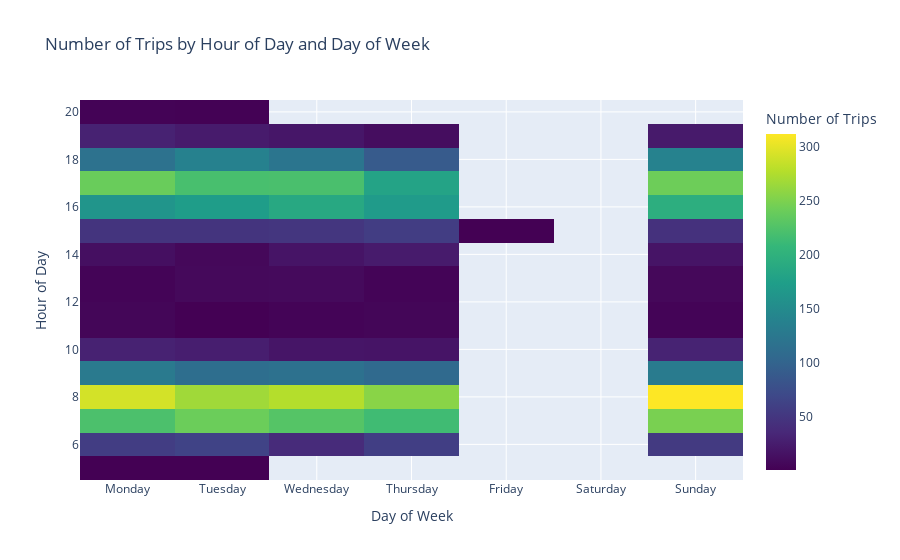

The code cell stored with this chart in its notebook:
### Code cell
# Sorting columns
df = df.sort_values(by=['day_of_week', 'hour_of_day'])
# Pivot the data
heatmap_data = df.pivot_table(
    index='hour_of_day', columns='day_of_week', values='num_trips_hour_day', aggfunc='sum'
)

days_of_week_order = ['Monday', 'Tuesday', 'Wednesday', 'Thursday', 'Friday', 'Saturday', 'Sunday']
heatmap_data = heatmap_data.reindex(sorted(df['hour_of_day'].unique()), columns=days_of_week_order)

# Create the Plotly heatmap trace
heatmap_trace = go.Heatmap(
    z=heatmap_data.values,
    x=days_of_week_order,
    y=sorted(df['hour_of_day'].unique()),
    colorscale='Viridis',
    colorbar=dict(title='Number of Trips')
)

# Set layout
layout = go.Layout(
    title='Number of Trips by Hour of Day and Day of Week',
    xaxis=dict(title='Day of Week', automargin=True),
    yaxis=dict(title='Hour of Day', automargin=True),
    width=900,  # Set the width to your desired value
)

# Create the figure and add the trace
fig = go.Figure(data=[heatmap_trace], layout=layout)

# Show the plot
fig.show()

### Figure 1 — Plotly figure (JSON) as saved in the notebook; plotly's stock layout.template omitted (floating-point values rounded to 4 significant figures)
{"data": [{"colorbar": {"title": {"text": "Number of Trips"}}, "colorscale": [[0, "#440154"], [0.1111, "#482878"], [0.2222, "#3e4989"], [0.3333, "#31688e"], [0.4444, "#26828e"], [0.5556, "#1f9e89"], [0.6667, "#35b779"], [0.7778, "#6ece58"], [0.8889, "#b5de2b"], [1, "#fde725"]], "type": "heatmap", "x": ["Monday", "Tuesday", "Wednesday", "Thursday", "Friday", "Saturday", "Sunday"], "y": [5, 6, 7, 8, 9, 10, 11, 13, 14, 15, 16, 17, 18, 19, 20], "z": [[1, 1, null, null, null, null, null], [58, 64, 39, 59, null, null, 54], [222, 241, 228, 215, null, null, 248], [292, 267, 277, 256, null, null, 312], [128, 113, 117, 107, null, null, 130], [30, 27, 19, 18, null, null, 31], [5, 1, 4, 5, null, null, 4], [4, 8, 9, 4, null, null, 7], [13, 7, 18, 24, null, null, 18], [48, 48, 50, 58, 1, null, 45], [163, 173, 188, 170, null, null, 196], [240, 220, 221, 181, null, null, 242], [118, 138, 122, 90, null, null, 139], [30, 24, 20, 12, null, null, 23], [3, 2, null, null, null, null, null]]}], "layout": {"title": {"text": "Number of Trips by Hour of Day and Day of Week"}, "width": 900, "xaxis": {"automargin": true, "title": {"text": "Day of Week"}}, "yaxis": {"automargin": true, "title": {"text": "Hour of Day"}}}}
